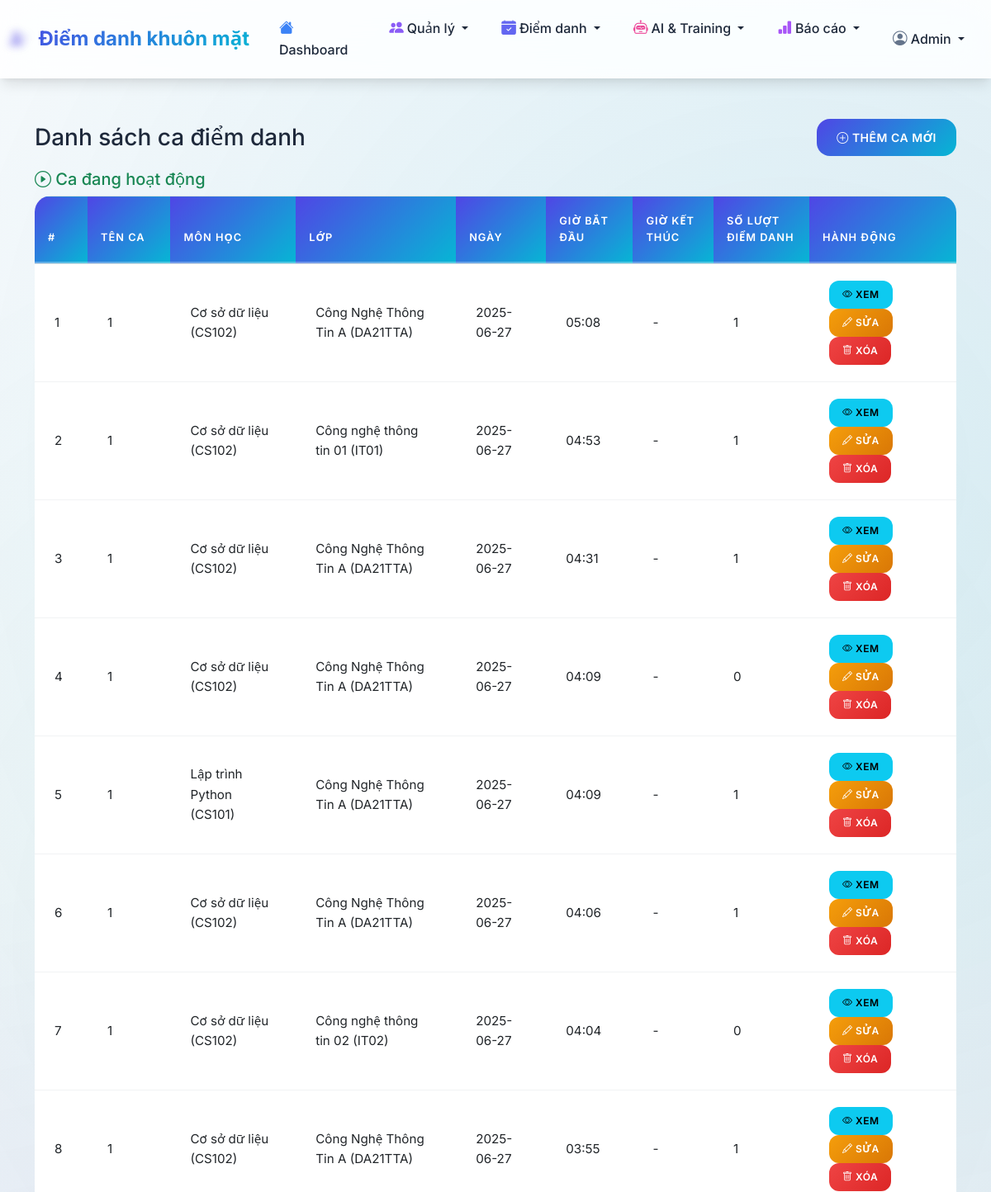
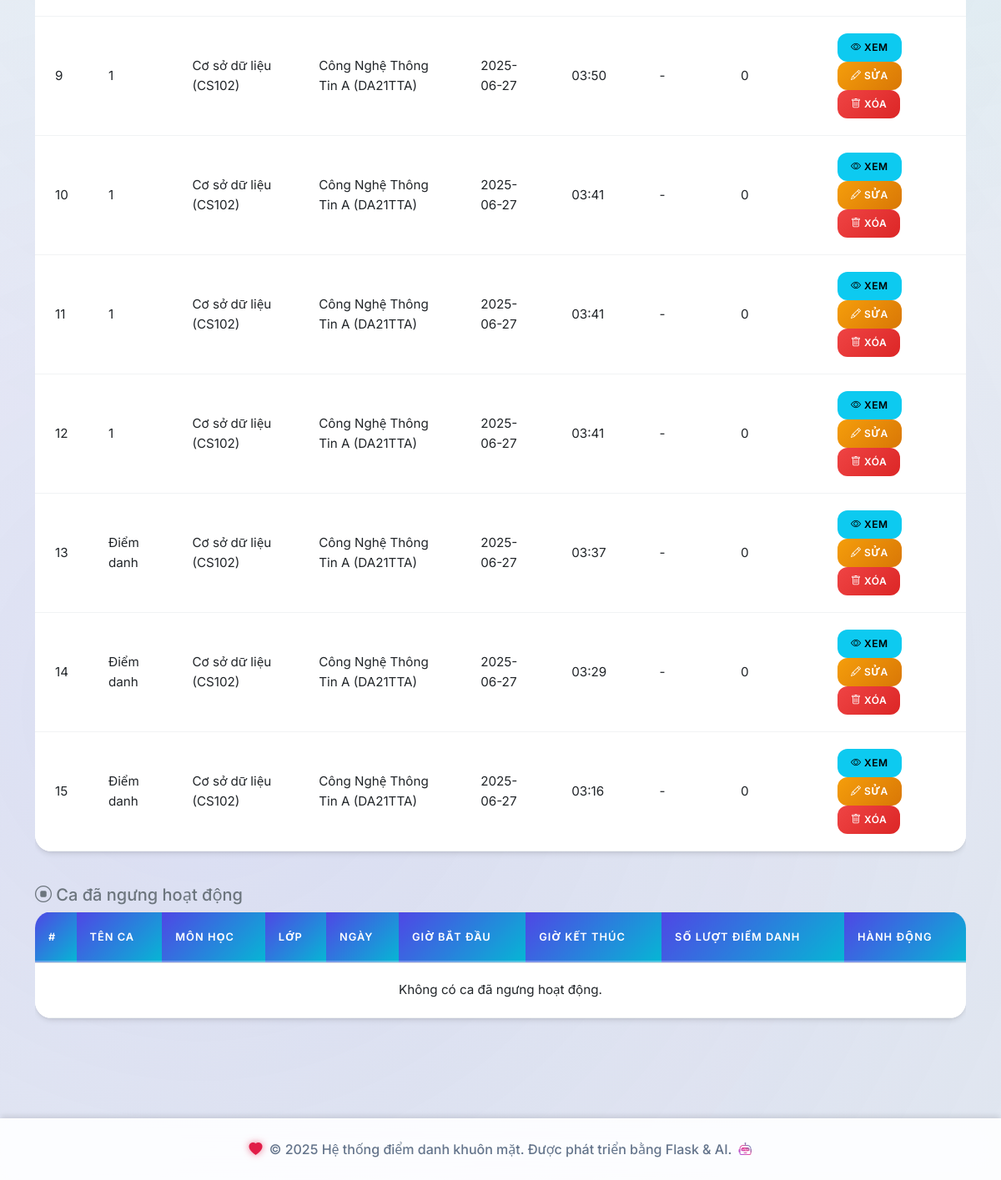
The app's page /attendance/sessions, older data (2 pictures, top to bottom).
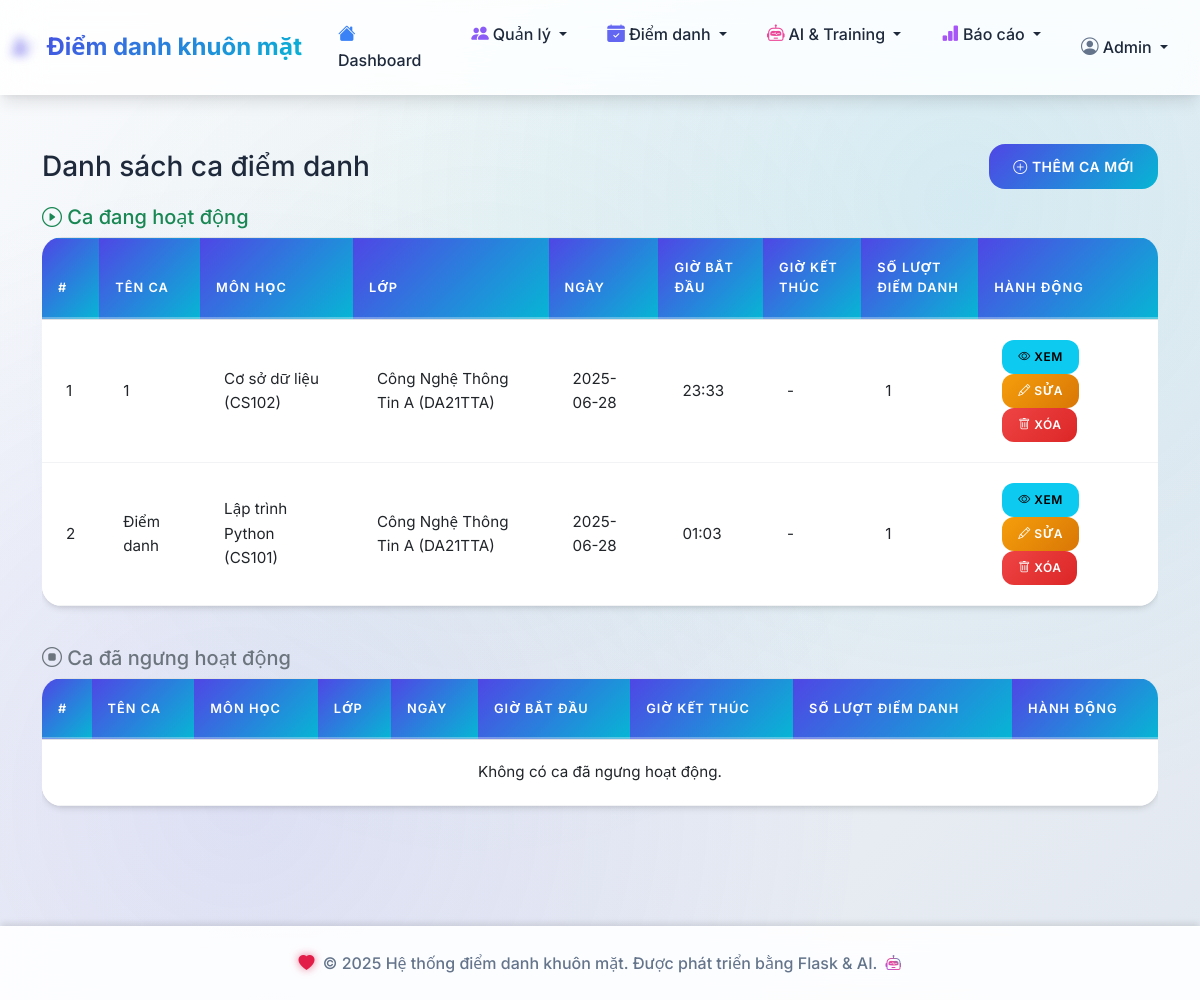
The same page, newer data.
### tables this page shows
CREATE TABLE attendance_sessions (
            id INTEGER PRIMARY KEY AUTOINCREMENT,
            session_name TEXT NOT NULL,
            subject_id INTEGER NOT NULL,
            class_id INTEGER NOT NULL,
            session_date DATE NOT NULL,
            start_time TIME NOT NULL,
            end_time TIME,
            status TEXT DEFAULT 'active',
            created_at TIMESTAMP DEFAULT CURRENT_TIMESTAMP, port INTEGER,
            FOREIGN KEY (subject_id) REFERENCES subjects (id),
            FOREIGN KEY (class_id) REFERENCES classes (id)
        );

### routes/attendance.py (the view)
@attendance_bp.route('/sessions')
def list_sessions():
    conn = get_db_connection()
    now = datetime.now().strftime('%Y-%m-%d %H:%M')
    active_sessions = conn.execute('''
        SELECT ast.*, s.subject_name, s.subject_code, c.class_name, c.class_code,
               COUNT(ar.id) as attendance_count
        FROM attendance_sessions ast
        JOIN subjects s ON ast.subject_id = s.id
        JOIN classes c ON ast.class_id = c.id
        LEFT JOIN attendance_records ar ON ast.id = ar.session_id
        WHERE (ast.end_time IS NULL OR (ast.session_date || ' ' || ast.end_time) > ?)
        GROUP BY ast.id
        ORDER BY ast.session_date DESC, ast.start_time DESC
    ''', (now,)).fetchall()
    inactive_sessions = conn.execute('''
        SELECT ast.*, s.subject_name, s.subject_code, c.class_name, c.class_code,
               COUNT(ar.id) as attendance_count
        FROM attendance_sessions ast
        JOIN subjects s ON ast.subject_id = s.id
        JOIN classes c ON ast.class_id = c.id
        LEFT JOIN attendance_records ar ON ast.id = ar.session_id
        WHERE (ast.end_time IS NOT NULL AND (ast.session_date || ' ' || ast.end_time) <= ?)
        GROUP BY ast.id
        ORDER BY ast.session_date DESC, ast.start_time DESC
    ''', (now,)).fetchall()
    conn.close()
    return render_template('attendance/sessions.html', active_sessions=active_sessions, inactive_sessions=inactive_sessions)

### models/database.py (called while the page is built)
def get_db_connection():
    conn = sqlite3.connect(DATABASE_PATH)
    conn.row_factory = sqlite3.Row
    return conn

### templates/attendance/sessions.html
{% extends "base.html" %} {% block title %}Quản lý ca điểm danh{% endblock %} {% block content %}
<div class="container py-4">
  <div class="d-flex justify-content-between align-items-center mb-3">
    <h3 class="mb-0">Danh sách ca điểm danh</h3>
    <a href="{{ url_for('attendance.add_session') }}" class="btn btn-primary"> <i class="bi bi-plus-circle"></i> Thêm ca mới </a>
  </div>
  <h5 class="text-success mb-2"><i class="bi bi-play-circle"></i> Ca đang hoạt động</h5>
  <div class="table-responsive mb-4">
    <table class="table table-bordered table-hover align-middle bg-white">
      <thead class="table-light">
        <tr>
          <th>#</th>
          <th>Tên ca</th>
          <th>Môn học</th>
          <th>Lớp</th>
          <th>Ngày</th>
          <th>Giờ bắt đầu</th>
          <th>Giờ kết thúc</th>
          <th>Số lượt điểm danh</th>
          <th>Hành động</th>
        </tr>
      </thead>
      <tbody>
        {% for s in active_sessions %}
        <tr>
          <td>{{ loop.index }}</td>
          <td>{{ s.session_name }}</td>
          <td>{{ s.subject_name }} ({{ s.subject_code }})</td>
          <td>{{ s.class_name }} ({{ s.class_code }})</td>
          <td>{{ s.session_date }}</td>
          <td>{{ s.start_time }}</td>
          <td>{{ s.end_time or '-' }}</td>
          <td>{{ s.attendance_count }}</td>
          <td>
            <a href="{{ url_for('attendance.session_detail', session_id=s.id) }}" class="btn btn-sm btn-info"><i class="bi bi-eye"></i> Xem</a>
            <a href="{{ url_for('attendance.edit_session', session_id=s.id) }}" class="btn btn-sm btn-warning"><i class="bi bi-pencil"></i> Sửa</a>
            <form action="{{ url_for('attendance.delete_session', session_id=s.id) }}" method="post" style="display: inline-block" onsubmit="return confirm('Bạn có chắc muốn xóa ca này?');">
              <button type="submit" class="btn btn-sm btn-danger"><i class="bi bi-trash"></i> Xóa</button>
            </form>
          </td>
        </tr>
        {% else %}
        <tr>
          <td colspan="9" class="text-center">Không có ca đang hoạt động.</td>
        </tr>
        {% endfor %}
      </tbody>
    </table>
  </div>
  <h5 class="text-secondary mb-2"><i class="bi bi-stop-circle"></i> Ca đã ngưng hoạt động</h5>
  <div class="table-responsive">
    <table class="table table-bordered table-hover align-middle bg-white">
      <thead class="table-light">
        <tr>
          <th>#</th>
          <th>Tên ca</th>
          <th>Môn học</th>
          <th>Lớp</th>
          <th>Ngày</th>
          <th>Giờ bắt đầu</th>
          <th>Giờ kết thúc</th>
          <th>Số lượt điểm danh</th>
          <th>Hành động</th>
        </tr>
      </thead>
      <tbody>
        {% for s in inactive_sessions %}
        <tr>
          <td>{{ loop.index }}</td>
          <td>{{ s.session_name }}</td>
          <td>{{ s.subject_name }} ({{ s.subject_code }})</td>
          <td>{{ s.class_name }} ({{ s.class_code }})</td>
          <td>{{ s.session_date }}</td>
          <td>{{ s.start_time }}</td>
          <td>{{ s.end_time or '-' }}</td>
          <td>{{ s.attendance_count }}</td>
          <td>
            <a href="{{ url_for('attendance.session_detail', session_id=s.id) }}" class="btn btn-sm btn-info"><i class="bi bi-eye"></i> Xem</a>
            <a href="{{ url_for('attendance.edit_session', session_id=s.id) }}" class="btn btn-sm btn-warning"><i class="bi bi-pencil"></i> Sửa</a>
            <form action="{{ url_for('attendance.delete_session', session_id=s.id) }}" method="post" style="display: inline-block" onsubmit="return confirm('Bạn có chắc muốn xóa ca này?');">
              <button type="submit" class="btn btn-sm btn-danger"><i class="bi bi-trash"></i> Xóa</button>
            </form>
          </td>
        </tr>
        {% else %}
        <tr>
          <td colspan="9" class="text-center">Không có ca đã ngưng hoạt động.</td>
        </tr>
        {% endfor %}
      </tbody>
    </table>
  </div>
</div>
{% endblock %}

Row changes from the older to the newer data that the page shows:
removed attendance_sessions: session_name "1", subject_name "Cơ sở dữ liệu", subject_code "CS102", class_name "Công Nghệ Thông Tin A", class_code "DA21TTA", session_date "2025-06-27", start_time "05:08", end_time "-", attendance_count "1"
removed attendance_sessions: session_name "1", subject_name "Cơ sở dữ liệu", subject_code "CS102", class_name "Công nghệ thông tin 01", class_code "IT01", session_date "2025-06-27", start_time "04:53", end_time "-", attendance_count "1"
removed attendance_sessions: session_name "1", subject_name "Cơ sở dữ liệu", subject_code "CS102", class_name "Công Nghệ Thông Tin A", class_code "DA21TTA", session_date "2025-06-27", start_time "04:31", end_time "-", attendance_count "1"
removed attendance_sessions: session_name "1", subject_name "Cơ sở dữ liệu", subject_code "CS102", class_name "Công Nghệ Thông Tin A", class_code "DA21TTA", session_date "2025-06-27", start_time "04:09", end_time "-", attendance_count "0"
removed attendance_sessions: session_name "1", subject_name "Lập trình Python", subject_code "CS101", class_name "Công Nghệ Thông Tin A", class_code "DA21TTA", session_date "2025-06-27", start_time "04:09", end_time "-", attendance_count "1"
removed attendance_sessions: session_name "1", subject_name "Cơ sở dữ liệu", subject_code "CS102", class_name "Công Nghệ Thông Tin A", class_code "DA21TTA", session_date "2025-06-27", start_time "04:06", end_time "-", attendance_count "1"
removed attendance_sessions: session_name "1", subject_name "Cơ sở dữ liệu", subject_code "CS102", class_name "Công nghệ thông tin 02", class_code "IT02", session_date "2025-06-27", start_time "04:04", end_time "-", attendance_count "0"
removed attendance_sessions: session_name "1", subject_name "Cơ sở dữ liệu", subject_code "CS102", class_name "Công Nghệ Thông Tin A", class_code "DA21TTA", session_date "2025-06-27", start_time "03:55", end_time "-", attendance_count "1"
removed attendance_sessions: session_name "1", subject_name "Cơ sở dữ liệu", subject_code "CS102", class_name "Công Nghệ Thông Tin A", class_code "DA21TTA", session_date "2025-06-27", start_time "03:50", end_time "-", attendance_count "0"
removed attendance_sessions: session_name "1", subject_name "Cơ sở dữ liệu", subject_code "CS102", class_name "Công Nghệ Thông Tin A", class_code "DA21TTA", session_date "2025-06-27", start_time "03:41", end_time "-", attendance_count "0"
removed attendance_sessions: session_name "1", subject_name "Cơ sở dữ liệu", subject_code "CS102", class_name "Công Nghệ Thông Tin A", class_code "DA21TTA", session_date "2025-06-27", start_time "03:41", end_time "-", attendance_count "0"
removed attendance_sessions: session_name "1", subject_name "Cơ sở dữ liệu", subject_code "CS102", class_name "Công Nghệ Thông Tin A", class_code "DA21TTA", session_date "2025-06-27", start_time "03:41", end_time "-", attendance_count "0"
removed attendance_sessions: session_name "Điểm danh", subject_name "Cơ sở dữ liệu", subject_code "CS102", class_name "Công Nghệ Thông Tin A", class_code "DA21TTA", session_date "2025-06-27", start_time "03:37", end_time "-", attendance_count "0"
removed attendance_sessions: session_name "Điểm danh", subject_name "Cơ sở dữ liệu", subject_code "CS102", class_name "Công Nghệ Thông Tin A", class_code "DA21TTA", session_date "2025-06-27", start_time "03:29", end_time "-", attendance_count "0"
removed attendance_sessions: session_name "Điểm danh", subject_name "Cơ sở dữ liệu", subject_code "CS102", class_name "Công Nghệ Thông Tin A", class_code "DA21TTA", session_date "2025-06-27", start_time "03:16", end_time "-", attendance_count "0"
added attendance_sessions: session_name "1", subject_name "Cơ sở dữ liệu", subject_code "CS102", class_name "Công Nghệ Thông Tin A", class_code "DA21TTA", session_date "2025-06-28", start_time "23:33", end_time "-", attendance_count "1"
added attendance_sessions: session_name "Điểm danh", subject_name "Lập trình Python", subject_code "CS101", class_name "Công Nghệ Thông Tin A", class_code "DA21TTA", session_date "2025-06-28", start_time "01:03", end_time "-", attendance_count "1"
